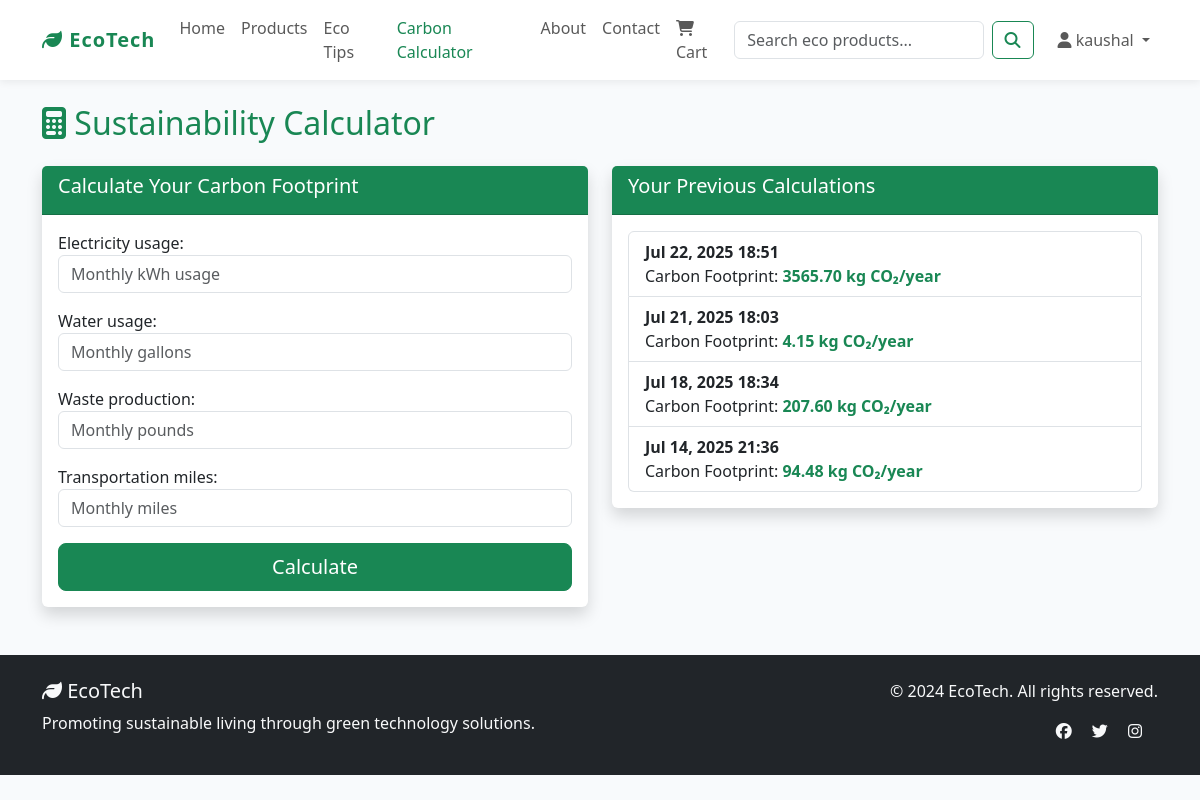
/sustainability-calculator/ (signed in), run on the app's committed database.
### env_app/models.py (models this page shows, shortened)
class SustainabilityCalculator(models.Model):
    user = models.ForeignKey(User, on_delete=models.CASCADE)
    electricity_usage = models.FloatField()
    water_usage = models.FloatField()
    waste_production = models.FloatField()
    transportation_miles = models.FloatField()
    carbon_footprint = models.FloatField()
    calculated_at = models.DateTimeField(auto_now_add=True)

### env_app/views.py (the view)
# urls.py: path('sustainability-calculator/', views.sustainability_calculator, name='sustainability_calculator'),
@login_required
def sustainability_calculator(request):
    if request.method == 'POST':
        form = SustainabilityCalculatorForm(request.POST)
        if form.is_valid():
            calculator = form.save(commit=False)
            calculator.user = request.user
            electricity_factor = 0.92  # kg CO2 per kWh
            water_factor = 0.298  # kg CO2 per gallon
            waste_factor = 2.53  # kg CO2 per pound
            transport_factor = 0.404  # kg CO2 per mile
            carbon_footprint = (
                    calculator.electricity_usage * electricity_factor +
                    calculator.water_usage * water_factor +
                    calculator.waste_production * waste_factor +
                    calculator.transportation_miles * transport_factor
            )
            calculator.carbon_footprint = carbon_footprint
            calculator.save()
            messages.success(request, f'Your carbon footprint: {carbon_footprint:.2f} kg CO2/year')
            return redirect('sustainability_calculator')
    else:
        form = SustainabilityCalculatorForm()
    previous_calculations = SustainabilityCalculator.objects.filter(user=request.user).order_by('-calculated_at')[:5]
    context = {
        'form': form,
        'previous_calculations': previous_calculations,
    }
    return render(request, 'env_app_dir/ustainability_calculator.html', context)

### env_app/forms.py
class SustainabilityCalculatorForm(forms.ModelForm):
    class Meta:
        model = SustainabilityCalculator
        fields = ['electricity_usage', 'water_usage', 'waste_production', 'transportation_miles']
        widgets = {
            'electricity_usage': forms.NumberInput(attrs={'class': 'form-control', 'placeholder': 'Monthly kWh usage'}),
            'water_usage': forms.NumberInput(attrs={'class': 'form-control', 'placeholder': 'Monthly gallons'}),
            'waste_production': forms.NumberInput(attrs={'class': 'form-control', 'placeholder': 'Monthly pounds'}),
            'transportation_miles': forms.NumberInput(attrs={'class': 'form-control', 'placeholder': 'Monthly miles'}),
        }

### env_app/context_processors.py (called while the page is built)
def cart_count(request):
    cart = request.session.get('cart', {})
    count = sum(item['quantity'] for item in cart.values())
    return {'cart_count': count}

### templates/env_app_dir/ustainability_calculator.html (shortened to what this page needs)
{% extends 'base.html' %}
{% block content %}
<h2 class="text-success mb-4"><i class="fas fa-calculator"></i> Sustainability Calculator</h2>
<div class="row">
    <div class="col-md-6">
        <div class="card shadow">
            <div class="card-header bg-success text-white">
                <h5>Calculate Your Carbon Footprint</h5>
            </div>
            <div class="card-body">
                <form method="post">
                    {{ form.as_p }}
                    <div class="d-grid">
                        <button type="submit" class="btn btn-success btn-lg">Calculate</button>
                    </div>
                </form>
            </div>
        </div>
    </div>
    <div class="col-md-6">
        <div class="card shadow">
            <div class="card-header bg-success text-white">
                <h5>Your Previous Calculations</h5>
            </div>
            <div class="card-body">
                {% if previous_calculations %}
                <ul class="list-group">
                    {% for calc in previous_calculations %}
                    <li class="list-group-item">
                        <strong>{{ calc.calculated_at|date:"M d, Y H:i" }}</strong><br>
                        Carbon Footprint: <span class="text-success fw-bold">{{ calc.carbon_footprint|floatformat:2 }} kg CO₂/year</span>
                    </li>
                    {% endfor %}
                </ul>
                {% else %}
                <p class="text-muted">No previous calculations found.</p>
                {% endif %}
            </div>
        </div>
    </div>
</div>
{% endblock %}

### templates/base.html (shortened to what this page needs)
<!DOCTYPE html>
<html lang="en">
<head>
    <link href="https://cdn.jsdelivr.net/npm/bootstrap@5.3.2/dist/css/bootstrap.min.css" rel="stylesheet">
    <link href="https://cdnjs.cloudflare.com/ajax/libs/font-awesome/6.4.2/css/all.min.css" rel="stylesheet">
    <link href="/static/css/style.css" rel="stylesheet">
</head>
<body>
    <nav class="navbar navbar-expand-lg navbar-light bg-white sticky-top" role="navigation" aria-label="Main navigation">
        <div class="container">
            <a class="navbar-brand text-success" href="{% url 'home' %}">
                <i class="fas fa-leaf"></i> EcoTech
            </a>
            <div class="collapse navbar-collapse" id="navbarNav">
                <ul class="navbar-nav me-auto mb-2 mb-lg-0" role="menubar">
                    <li class="nav-item" role="none">
                        <a class="nav-link " href="{% url 'home' %}" role="menuitem" >Home</a>
                    </li>
                    {% if user.is_authenticated %}
                        <li class="nav-item" role="none">
                            <a class="nav-link " href="{% url 'product_list' %}" role="menuitem" >Products</a>
                        </li>
                        <li class="nav-item" role="none">
                            <a class="nav-link " href="{% url 'eco_tips' %}" role="menuitem" >Eco Tips</a>
                        </li>
                        <li class="nav-item" role="none">
                            <a class="nav-link {% if request.resolver_match.url_name == 'sustainability_calculator' %}active{% endif %}" href="{% url 'sustainability_calculator' %}" role="menuitem" {% if request.resolver_match.url_name == 'sustainability_calculator' %}aria-current="page"{% endif %}>Carbon Calculator</a>
                        </li>
                    {% endif %}
                    <li class="nav-item" role="none">
                        <a class="nav-link" href="{% url 'about' %}" role="menuitem">About</a>
                    </li>
                    <li class="nav-item" role="none">
                        <a class="nav-link" href="{% url 'contact' %}" role="menuitem">Contact</a>
                    </li>
                    <li class="nav-item" role="none">
                        <a class="nav-link position-relative" href="{% url 'cart_view' %}" role="menuitem" {% if request.resolver_match.url_name == 'cart_view' %}aria-current="page"{% endif %} aria-label="Shopping cart">
                            <i class="fas fa-shopping-cart" aria-hidden="true"></i> Cart
                        </a>
                    </li>
                </ul>
                <form class="d-flex me-3" method="GET" action="{% url 'search' %}" role="search" aria-label="Site search">
                    <input class="form-control me-2" type="search" name="q" placeholder="Search eco products..." aria-label="Search eco products">
                    <button class="btn btn-outline-success" type="submit">
                        <i class="fas fa-search" aria-hidden="true"></i>
                    </button>
                </form>
                <ul class="navbar-nav mb-2 mb-lg-0">
                    {% if user.is_authenticated %}
                        <li class="nav-item dropdown" role="none">
                            <a class="nav-link dropdown-toggle" href="#" id="navbarDropdown" role="button" data-bs-toggle="dropdown" aria-expanded="false">
                                <i class="fas fa-user" aria-hidden="true"></i> {{ user.username }}
                            </a>
                        </li>
                    {% endif %}
                </ul>
            </div>
        </div>
    </nav>
    <main class="container my-4" id="main-content" role="main" tabindex="-1">
        {% block content %}{% endblock %}
    </main>
    <footer class="bg-dark text-light py-4 mt-5" role="contentinfo">
        <div class="container">
            <div class="row">
                <div class="col-md-6">
                    <h5><i class="fas fa-leaf" aria-hidden="true"></i> EcoTech</h5>
                    <p>Promoting sustainable living through green technology solutions.</p>
                </div>
                <div class="col-md-6 text-md-end">
                    <p>&copy; 2024 EcoTech. All rights reserved.</p>
                    <div class="social-links">
                        <a href="#" class="text-light me-3 footer-link" aria-label="Facebook"><i class="fab fa-facebook" aria-hidden="true"></i></a>
                        <a href="#" class="text-light me-3 footer-link" aria-label="Twitter"><i class="fab fa-twitter" aria-hidden="true"></i></a>
                        <a href="#" class="text-light me-3 footer-link" aria-label="Instagram"><i class="fab fa-instagram" aria-hidden="true"></i></a>
                    </div>
                </div>
            </div>
        </div>
    </footer>
</body>
</html>

### static/css/style.css (style rules this page uses)
body { background-color: #f8f9fa; }

### templates/base.html (style rules this page uses)
body { background: #f8fafc; }
.navbar { box-shadow: 0 2px 8px rgba(0,0,0,0.07); }
.navbar-brand { font-weight: bold; letter-spacing: 1px; }
.nav-link.active, .nav-link:hover { color: #198754 !important; }
.card { border: none; box-shadow: 0 2px 16px rgba(0,0,0,0.06); transition: transform 0.2s; }
.btn-success, .btn-primary { transition: background 0.2s, box-shadow 0.2s; }

### data on the page
SustainabilityCalculator: calculated_at "Jul 22, 2025 18:51", carbon_footprint "3565.70"
SustainabilityCalculator: calculated_at "Jul 21, 2025 18:03", carbon_footprint "4.15"
SustainabilityCalculator: calculated_at "Jul 18, 2025 18:34", carbon_footprint "207.60"
SustainabilityCalculator: calculated_at "Jul 14, 2025 21:36", carbon_footprint "94.48"

### other printed values
{{ user.username }} "kaushal"
